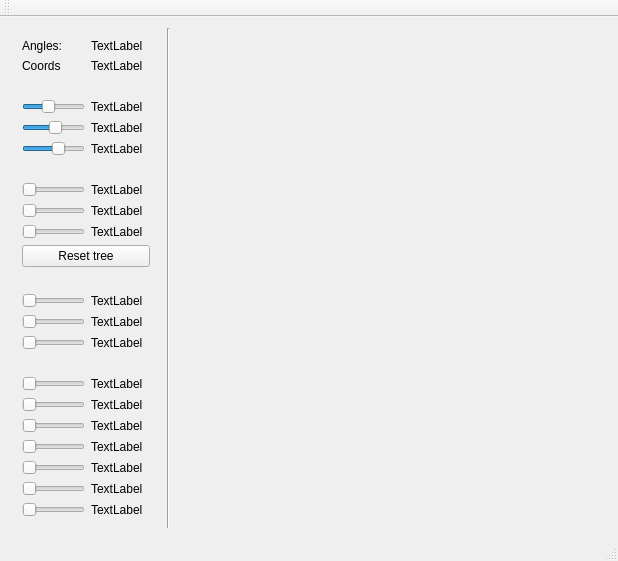
<?xml version="1.0" encoding="UTF-8"?>
<ui version="4.0">
 <class>MainWindow</class>
 <widget class="QMainWindow" name="MainWindow">
  <property name="windowModality">
   <enum>Qt::NonModal</enum>
  </property>
  <property name="geometry">
   <rect>
    <x>0</x>
    <y>0</y>
    <width>618</width>
    <height>484</height>
   </rect>
  </property>
  <property name="windowTitle">
   <string>tree</string>
  </property>
  <widget class="QWidget" name="mainContainer">
   <layout class="QHBoxLayout" name="horizontalLayout" stretch="0,0,1000">
    <item>
     <widget class="QWidget" name="widget" native="true">
      <property name="sizePolicy">
       <sizepolicy hsizetype="Fixed" vsizetype="Preferred">
        <horstretch>0</horstretch>
        <verstretch>0</verstretch>
       </sizepolicy>
      </property>
      <property name="minimumSize">
       <size>
        <width>150</width>
        <height>0</height>
       </size>
      </property>
      <property name="maximumSize">
       <size>
        <width>150</width>
        <height>16777215</height>
       </size>
      </property>
      <property name="baseSize">
       <size>
        <width>0</width>
        <height>0</height>
       </size>
      </property>
      <layout class="QGridLayout" name="gridLayout">
       <property name="sizeConstraint">
        <enum>QLayout::SetDefaultConstraint</enum>
       </property>
       <item row="0" column="0">
        <layout class="QGridLayout" name="gridLayout_2" rowstretch="0,0,0,0,0,0,0,0,0,0,0,0,0,0,0,0,0,0,0,0,0,0,0" columnstretch="0,0">
         <property name="sizeConstraint">
          <enum>QLayout::SetDefaultConstraint</enum>
         </property>
         <property name="horizontalSpacing">
          <number>-1</number>
         </property>
         <item row="7" column="0">
          <widget class="QSlider" name="timeSetter">
           <property name="toolTip">
            <string>Current date</string>
           </property>
           <property name="statusTip">
            <string>Current date</string>
           </property>
           <property name="whatsThis">
            <string>Current date</string>
           </property>
           <property name="minimum">
            <number>0</number>
           </property>
           <property name="maximum">
            <number>8760</number>
           </property>
           <property name="orientation">
            <enum>Qt::Horizontal</enum>
           </property>
          </widget>
         </item>
         <item row="15" column="0">
          <spacer name="horizontalSpacer_7">
           <property name="orientation">
            <enum>Qt::Horizontal</enum>
           </property>
           <property name="sizeHint" stdset="0">
            <size>
             <width>40</width>
             <height>20</height>
            </size>
           </property>
          </spacer>
         </item>
         <item row="11" column="1">
          <spacer name="horizontalSpacer_6">
           <property name="orientation">
            <enum>Qt::Horizontal</enum>
           </property>
           <property name="sizeHint" stdset="0">
            <size>
             <width>40</width>
             <height>20</height>
            </size>
           </property>
          </spacer>
         </item>
         <item row="8" column="0">
          <widget class="QSlider" name="timeStep">
           <property name="toolTip">
            <string>Current year</string>
           </property>
           <property name="statusTip">
            <string>Current year</string>
           </property>
           <property name="whatsThis">
            <string>Current year</string>
           </property>
           <property name="maximum">
            <number>8760</number>
           </property>
           <property name="value">
            <number>1</number>
           </property>
           <property name="orientation">
            <enum>Qt::Horizontal</enum>
           </property>
          </widget>
         </item>
         <item row="16" column="0">
          <widget class="QSlider" name="auxin">
           <property name="toolTip">
            <string>auixin level</string>
           </property>
           <property name="statusTip">
            <string>auixin level</string>
           </property>
           <property name="whatsThis">
            <string>auixin level</string>
           </property>
           <property name="orientation">
            <enum>Qt::Horizontal</enum>
           </property>
          </widget>
         </item>
         <item row="12" column="1">
          <widget class="QLabel" name="auxinLabel">
           <property name="text">
            <string>TextLabel</string>
           </property>
          </widget>
         </item>
         <item row="6" column="0">
          <spacer name="horizontalSpacer_3">
           <property name="orientation">
            <enum>Qt::Horizontal</enum>
           </property>
           <property name="sizeHint" stdset="0">
            <size>
             <width>40</width>
             <height>20</height>
            </size>
           </property>
          </spacer>
         </item>
         <item row="5" column="1">
          <widget class="QLabel" name="deltaTemperatureLabel">
           <property name="text">
            <string>TextLabel</string>
           </property>
          </widget>
         </item>
         <item row="8" column="1">
          <widget class="QLabel" name="timeStepVal">
           <property name="text">
            <string>TextLabel</string>
           </property>
          </widget>
         </item>
         <item row="0" column="1">
          <widget class="QLabel" name="angles">
           <property name="text">
            <string>TextLabel</string>
           </property>
          </widget>
         </item>
         <item row="2" column="0">
          <spacer name="horizontalSpacer">
           <property name="orientation">
            <enum>Qt::Horizontal</enum>
           </property>
           <property name="sizeHint" stdset="0">
            <size>
             <width>40</width>
             <height>20</height>
            </size>
           </property>
          </spacer>
         </item>
         <item row="2" column="1">
          <spacer name="horizontalSpacer_2">
           <property name="orientation">
            <enum>Qt::Horizontal</enum>
           </property>
           <property name="sizeHint" stdset="0">
            <size>
             <width>80</width>
             <height>0</height>
            </size>
           </property>
          </spacer>
         </item>
         <item row="3" column="0">
          <widget class="QSlider" name="temperatureSetter">
           <property name="statusTip">
            <string>Current temperature</string>
           </property>
           <property name="minimum">
            <number>-400</number>
           </property>
           <property name="maximum">
            <number>600</number>
           </property>
           <property name="orientation">
            <enum>Qt::Horizontal</enum>
           </property>
          </widget>
         </item>
         <item row="3" column="1">
          <widget class="QLabel" name="temperature">
           <property name="text">
            <string>TextLabel</string>
           </property>
          </widget>
         </item>
         <item row="13" column="1">
          <widget class="QLabel" name="label_2">
           <property name="text">
            <string>TextLabel</string>
           </property>
          </widget>
         </item>
         <item row="4" column="0">
          <widget class="QSlider" name="avgTemperature">
           <property name="toolTip">
            <string>avg. temperature</string>
           </property>
           <property name="statusTip">
            <string>avg. temperature</string>
           </property>
           <property name="minimum">
            <number>-400</number>
           </property>
           <property name="maximum">
            <number>600</number>
           </property>
           <property name="value">
            <number>150</number>
           </property>
           <property name="sliderPosition">
            <number>150</number>
           </property>
           <property name="orientation">
            <enum>Qt::Horizontal</enum>
           </property>
          </widget>
         </item>
         <item row="6" column="1">
          <spacer name="horizontalSpacer_4">
           <property name="orientation">
            <enum>Qt::Horizontal</enum>
           </property>
           <property name="sizeHint" stdset="0">
            <size>
             <width>40</width>
             <height>20</height>
            </size>
           </property>
          </spacer>
         </item>
         <item row="4" column="1">
          <widget class="QLabel" name="avgTemperatureVal">
           <property name="text">
            <string>TextLabel</string>
           </property>
          </widget>
         </item>
         <item row="9" column="0">
          <widget class="QSlider" name="year">
           <property name="toolTip">
            <string>Time Step (in hours)</string>
           </property>
           <property name="statusTip">
            <string>Time Step (in hours)</string>
           </property>
           <property name="whatsThis">
            <string>Time Step (in hours)</string>
           </property>
           <property name="value">
            <number>1</number>
           </property>
           <property name="orientation">
            <enum>Qt::Horizontal</enum>
           </property>
          </widget>
         </item>
         <item row="12" column="0">
          <widget class="QSlider" name="water">
           <property name="orientation">
            <enum>Qt::Horizontal</enum>
           </property>
          </widget>
         </item>
         <item row="7" column="1">
          <widget class="QLabel" name="time">
           <property name="text">
            <string>TextLabel</string>
           </property>
          </widget>
         </item>
         <item row="1" column="0">
          <widget class="QLabel" name="positionLabel">
           <property name="text">
            <string>Coords</string>
           </property>
          </widget>
         </item>
         <item row="9" column="1">
          <widget class="QLabel" name="yearLabel">
           <property name="text">
            <string>TextLabel</string>
           </property>
          </widget>
         </item>
         <item row="5" column="0">
          <widget class="QSlider" name="deltaTemperature">
           <property name="statusTip">
            <string>max difference between temperatures</string>
           </property>
           <property name="maximum">
            <number>1000</number>
           </property>
           <property name="sliderPosition">
            <number>600</number>
           </property>
           <property name="orientation">
            <enum>Qt::Horizontal</enum>
           </property>
          </widget>
         </item>
         <item row="0" column="0">
          <widget class="QLabel" name="anglesLabel">
           <property name="text">
            <string>Angles:</string>
           </property>
          </widget>
         </item>
         <item row="11" column="0">
          <spacer name="horizontalSpacer_5">
           <property name="orientation">
            <enum>Qt::Horizontal</enum>
           </property>
           <property name="sizeHint" stdset="0">
            <size>
             <width>40</width>
             <height>20</height>
            </size>
           </property>
          </spacer>
         </item>
         <item row="14" column="0">
          <widget class="QSlider" name="horizontalSlider_3">
           <property name="orientation">
            <enum>Qt::Horizontal</enum>
           </property>
          </widget>
         </item>
         <item row="15" column="1">
          <spacer name="horizontalSpacer_8">
           <property name="orientation">
            <enum>Qt::Horizontal</enum>
           </property>
           <property name="sizeHint" stdset="0">
            <size>
             <width>40</width>
             <height>20</height>
            </size>
           </property>
          </spacer>
         </item>
         <item row="14" column="1">
          <widget class="QLabel" name="label_3">
           <property name="text">
            <string>TextLabel</string>
           </property>
          </widget>
         </item>
         <item row="1" column="1">
          <widget class="QLabel" name="positions">
           <property name="text">
            <string>TextLabel</string>
           </property>
          </widget>
         </item>
         <item row="13" column="0">
          <widget class="QSlider" name="horizontalSlider_2">
           <property name="orientation">
            <enum>Qt::Horizontal</enum>
           </property>
          </widget>
         </item>
         <item row="17" column="0">
          <widget class="QSlider" name="segmentAuxin">
           <property name="toolTip">
            <string>segmentAuxin</string>
           </property>
           <property name="statusTip">
            <string>segmentAuxin</string>
           </property>
           <property name="whatsThis">
            <string>segmentAuxin</string>
           </property>
           <property name="orientation">
            <enum>Qt::Horizontal</enum>
           </property>
          </widget>
         </item>
         <item row="16" column="1">
          <widget class="QLabel" name="auxinValue">
           <property name="text">
            <string>TextLabel</string>
           </property>
          </widget>
         </item>
         <item row="17" column="1">
          <widget class="QLabel" name="segmentAuxinLabel">
           <property name="text">
            <string>TextLabel</string>
           </property>
          </widget>
         </item>
         <item row="18" column="0">
          <widget class="QSlider" name="segmentAuxinProd">
           <property name="toolTip">
            <string>segmentAuxinProd</string>
           </property>
           <property name="statusTip">
            <string>segmentAuxinProd</string>
           </property>
           <property name="whatsThis">
            <string>segmentAuxinProd</string>
           </property>
           <property name="orientation">
            <enum>Qt::Horizontal</enum>
           </property>
          </widget>
         </item>
         <item row="22" column="0">
          <widget class="QSlider" name="horizontalSlider_6">
           <property name="orientation">
            <enum>Qt::Horizontal</enum>
           </property>
          </widget>
         </item>
         <item row="19" column="1">
          <widget class="QLabel" name="budAuxinLabel">
           <property name="text">
            <string>TextLabel</string>
           </property>
          </widget>
         </item>
         <item row="20" column="0">
          <widget class="QSlider" name="budAuxinProd">
           <property name="toolTip">
            <string>budAuxinProd</string>
           </property>
           <property name="statusTip">
            <string>budAuxinProd</string>
           </property>
           <property name="whatsThis">
            <string>budAuxinProd</string>
           </property>
           <property name="orientation">
            <enum>Qt::Horizontal</enum>
           </property>
          </widget>
         </item>
         <item row="19" column="0">
          <widget class="QSlider" name="budAuxin">
           <property name="toolTip">
            <string>budAuxin</string>
           </property>
           <property name="statusTip">
            <string>budAuxin</string>
           </property>
           <property name="whatsThis">
            <string>budAuxin</string>
           </property>
           <property name="orientation">
            <enum>Qt::Horizontal</enum>
           </property>
          </widget>
         </item>
         <item row="21" column="0">
          <widget class="QSlider" name="leafAuxin">
           <property name="toolTip">
            <string>leafAuxin</string>
           </property>
           <property name="statusTip">
            <string>leafAuxin</string>
           </property>
           <property name="whatsThis">
            <string>leafAuxin</string>
           </property>
           <property name="orientation">
            <enum>Qt::Horizontal</enum>
           </property>
          </widget>
         </item>
         <item row="20" column="1">
          <widget class="QLabel" name="budAuxinProdLabel">
           <property name="text">
            <string>TextLabel</string>
           </property>
          </widget>
         </item>
         <item row="18" column="1">
          <widget class="QLabel" name="segmentAuxinProdLabel">
           <property name="text">
            <string>TextLabel</string>
           </property>
          </widget>
         </item>
         <item row="22" column="1">
          <widget class="QLabel" name="label_7">
           <property name="text">
            <string>TextLabel</string>
           </property>
          </widget>
         </item>
         <item row="21" column="1">
          <widget class="QLabel" name="leafAuxinLabel">
           <property name="text">
            <string>TextLabel</string>
           </property>
          </widget>
         </item>
         <item row="10" column="0" colspan="2">
          <widget class="QPushButton" name="resetTree">
           <property name="text">
            <string>Reset tree</string>
           </property>
          </widget>
         </item>
        </layout>
       </item>
      </layout>
     </widget>
    </item>
    <item>
     <widget class="Line" name="line">
      <property name="orientation">
       <enum>Qt::Vertical</enum>
      </property>
     </widget>
    </item>
    <item>
     <widget class="Glade" name="glade" native="true">
      <property name="mouseTracking">
       <bool>false</bool>
      </property>
     </widget>
    </item>
   </layout>
  </widget>
  <widget class="QMenuBar" name="menuBar">
   <property name="geometry">
    <rect>
     <x>0</x>
     <y>0</y>
     <width>618</width>
     <height>19</height>
    </rect>
   </property>
  </widget>
  <widget class="QToolBar" name="mainToolBar">
   <attribute name="toolBarArea">
    <enum>TopToolBarArea</enum>
   </attribute>
   <attribute name="toolBarBreak">
    <bool>false</bool>
   </attribute>
  </widget>
  <widget class="QStatusBar" name="statusBar"/>
 </widget>
 <layoutdefault spacing="6" margin="11"/>
 <customwidgets>
  <customwidget>
   <class>Glade</class>
   <extends>QWidget</extends>
   <header>glade.h</header>
   <container>1</container>
  </customwidget>
 </customwidgets>
 <resources/>
 <connections>
  <connection>
   <sender>temperatureSetter</sender>
   <signal>valueChanged(int)</signal>
   <receiver>temperature</receiver>
   <slot>setNum(int)</slot>
   <hints>
    <hint type="sourcelabel">
     <x>50</x>
     <y>359</y>
    </hint>
    <hint type="destinationlabel">
     <x>122</x>
     <y>359</y>
    </hint>
   </hints>
  </connection>
  <connection>
   <sender>avgTemperature</sender>
   <signal>valueChanged(int)</signal>
   <receiver>avgTemperatureVal</receiver>
   <slot>setNum(int)</slot>
   <hints>
    <hint type="sourcelabel">
     <x>50</x>
     <y>386</y>
    </hint>
    <hint type="destinationlabel">
     <x>122</x>
     <y>386</y>
    </hint>
   </hints>
  </connection>
  <connection>
   <sender>deltaTemperature</sender>
   <signal>valueChanged(int)</signal>
   <receiver>deltaTemperatureLabel</receiver>
   <slot>setNum(int)</slot>
   <hints>
    <hint type="sourcelabel">
     <x>50</x>
     <y>413</y>
    </hint>
    <hint type="destinationlabel">
     <x>122</x>
     <y>413</y>
    </hint>
   </hints>
  </connection>
 </connections>
</ui>
